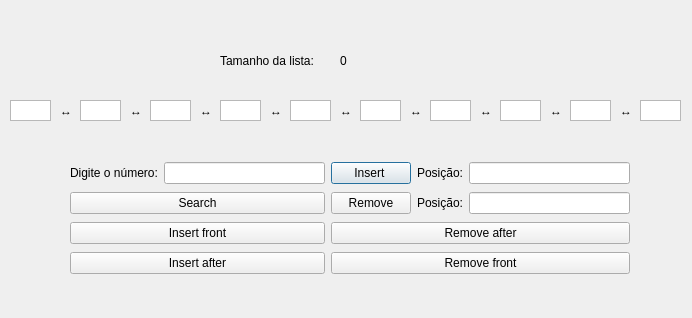
<?xml version="1.0" encoding="UTF-8"?>
<ui version="4.0">
 <class>windowlista</class>
 <widget class="QDialog" name="windowlista">
  <property name="geometry">
   <rect>
    <x>0</x>
    <y>0</y>
    <width>692</width>
    <height>318</height>
   </rect>
  </property>
  <property name="windowTitle">
   <string>Lista Dubplamente Encadeada</string>
  </property>
  <widget class="QLabel" name="label_2">
   <property name="geometry">
    <rect>
     <x>220</x>
     <y>50</y>
     <width>121</width>
     <height>21</height>
    </rect>
   </property>
   <property name="text">
    <string>Tamanho da lista:</string>
   </property>
  </widget>
  <widget class="QLabel" name="retTamanho">
   <property name="geometry">
    <rect>
     <x>340</x>
     <y>50</y>
     <width>59</width>
     <height>21</height>
    </rect>
   </property>
   <property name="text">
    <string>0</string>
   </property>
  </widget>
  <widget class="QListWidget" name="no4">
   <property name="geometry">
    <rect>
     <x>220</x>
     <y>100</y>
     <width>41</width>
     <height>21</height>
    </rect>
   </property>
   <property name="movement">
    <enum>QListView::Static</enum>
   </property>
   <property name="flow">
    <enum>QListView::LeftToRight</enum>
   </property>
  </widget>
  <widget class="QListWidget" name="no5">
   <property name="geometry">
    <rect>
     <x>290</x>
     <y>100</y>
     <width>41</width>
     <height>21</height>
    </rect>
   </property>
   <property name="movement">
    <enum>QListView::Static</enum>
   </property>
   <property name="flow">
    <enum>QListView::LeftToRight</enum>
   </property>
  </widget>
  <widget class="QListWidget" name="no6">
   <property name="geometry">
    <rect>
     <x>360</x>
     <y>100</y>
     <width>41</width>
     <height>21</height>
    </rect>
   </property>
   <property name="movement">
    <enum>QListView::Static</enum>
   </property>
   <property name="flow">
    <enum>QListView::LeftToRight</enum>
   </property>
  </widget>
  <widget class="QListWidget" name="no7">
   <property name="geometry">
    <rect>
     <x>430</x>
     <y>100</y>
     <width>41</width>
     <height>21</height>
    </rect>
   </property>
   <property name="movement">
    <enum>QListView::Static</enum>
   </property>
   <property name="flow">
    <enum>QListView::LeftToRight</enum>
   </property>
  </widget>
  <widget class="QListWidget" name="no8">
   <property name="geometry">
    <rect>
     <x>500</x>
     <y>100</y>
     <width>41</width>
     <height>21</height>
    </rect>
   </property>
   <property name="movement">
    <enum>QListView::Static</enum>
   </property>
   <property name="flow">
    <enum>QListView::LeftToRight</enum>
   </property>
  </widget>
  <widget class="QListWidget" name="no1">
   <property name="geometry">
    <rect>
     <x>10</x>
     <y>100</y>
     <width>41</width>
     <height>21</height>
    </rect>
   </property>
   <property name="movement">
    <enum>QListView::Static</enum>
   </property>
   <property name="flow">
    <enum>QListView::LeftToRight</enum>
   </property>
  </widget>
  <widget class="QLabel" name="label_7">
   <property name="geometry">
    <rect>
     <x>60</x>
     <y>100</y>
     <width>16</width>
     <height>21</height>
    </rect>
   </property>
   <property name="text">
    <string>↔</string>
   </property>
  </widget>
  <widget class="QListWidget" name="no2">
   <property name="geometry">
    <rect>
     <x>80</x>
     <y>100</y>
     <width>41</width>
     <height>21</height>
    </rect>
   </property>
   <property name="movement">
    <enum>QListView::Static</enum>
   </property>
   <property name="flow">
    <enum>QListView::LeftToRight</enum>
   </property>
  </widget>
  <widget class="QListWidget" name="no3">
   <property name="geometry">
    <rect>
     <x>150</x>
     <y>100</y>
     <width>41</width>
     <height>21</height>
    </rect>
   </property>
   <property name="movement">
    <enum>QListView::Static</enum>
   </property>
   <property name="flow">
    <enum>QListView::LeftToRight</enum>
   </property>
  </widget>
  <widget class="QLabel" name="label_9">
   <property name="geometry">
    <rect>
     <x>130</x>
     <y>100</y>
     <width>16</width>
     <height>21</height>
    </rect>
   </property>
   <property name="text">
    <string>↔</string>
   </property>
  </widget>
  <widget class="QLabel" name="label_8">
   <property name="geometry">
    <rect>
     <x>340</x>
     <y>100</y>
     <width>16</width>
     <height>21</height>
    </rect>
   </property>
   <property name="text">
    <string>↔</string>
   </property>
  </widget>
  <widget class="QLabel" name="label_10">
   <property name="geometry">
    <rect>
     <x>200</x>
     <y>100</y>
     <width>16</width>
     <height>21</height>
    </rect>
   </property>
   <property name="text">
    <string>↔</string>
   </property>
  </widget>
  <widget class="QLabel" name="label_11">
   <property name="geometry">
    <rect>
     <x>270</x>
     <y>100</y>
     <width>16</width>
     <height>21</height>
    </rect>
   </property>
   <property name="text">
    <string>↔</string>
   </property>
  </widget>
  <widget class="QLabel" name="label_12">
   <property name="geometry">
    <rect>
     <x>410</x>
     <y>100</y>
     <width>16</width>
     <height>21</height>
    </rect>
   </property>
   <property name="text">
    <string>↔</string>
   </property>
  </widget>
  <widget class="QLabel" name="label_13">
   <property name="geometry">
    <rect>
     <x>480</x>
     <y>100</y>
     <width>16</width>
     <height>21</height>
    </rect>
   </property>
   <property name="text">
    <string>↔</string>
   </property>
  </widget>
  <widget class="QLabel" name="label_14">
   <property name="geometry">
    <rect>
     <x>550</x>
     <y>100</y>
     <width>16</width>
     <height>21</height>
    </rect>
   </property>
   <property name="text">
    <string>↔</string>
   </property>
  </widget>
  <widget class="QListWidget" name="no9">
   <property name="geometry">
    <rect>
     <x>570</x>
     <y>100</y>
     <width>41</width>
     <height>21</height>
    </rect>
   </property>
   <property name="movement">
    <enum>QListView::Static</enum>
   </property>
   <property name="flow">
    <enum>QListView::LeftToRight</enum>
   </property>
  </widget>
  <widget class="QLabel" name="label_15">
   <property name="geometry">
    <rect>
     <x>620</x>
     <y>100</y>
     <width>16</width>
     <height>21</height>
    </rect>
   </property>
   <property name="text">
    <string>↔</string>
   </property>
  </widget>
  <widget class="QListWidget" name="no10">
   <property name="geometry">
    <rect>
     <x>640</x>
     <y>100</y>
     <width>41</width>
     <height>21</height>
    </rect>
   </property>
   <property name="movement">
    <enum>QListView::Static</enum>
   </property>
   <property name="flow">
    <enum>QListView::LeftToRight</enum>
   </property>
  </widget>
  <widget class="QWidget" name="layoutWidget">
   <property name="geometry">
    <rect>
     <x>70</x>
     <y>160</y>
     <width>560</width>
     <height>120</height>
    </rect>
   </property>
   <layout class="QGridLayout" name="gridLayout">
    <item row="0" column="0">
     <widget class="QLabel" name="label_3">
      <property name="text">
       <string>Digite o número:</string>
      </property>
     </widget>
    </item>
    <item row="0" column="1">
     <widget class="QLineEdit" name="entrada"/>
    </item>
    <item row="0" column="2">
     <widget class="QPushButton" name="insertN">
      <property name="text">
       <string>Insert </string>
      </property>
     </widget>
    </item>
    <item row="0" column="3">
     <widget class="QLabel" name="label">
      <property name="text">
       <string>Posição:</string>
      </property>
     </widget>
    </item>
    <item row="0" column="4">
     <widget class="QLineEdit" name="positionInsert"/>
    </item>
    <item row="1" column="0" colspan="2">
     <widget class="QPushButton" name="pushButton_2">
      <property name="text">
       <string>Search</string>
      </property>
     </widget>
    </item>
    <item row="1" column="2">
     <widget class="QPushButton" name="removeN">
      <property name="text">
       <string>Remove</string>
      </property>
     </widget>
    </item>
    <item row="1" column="3">
     <widget class="QLabel" name="label_4">
      <property name="text">
       <string>Posição:</string>
      </property>
     </widget>
    </item>
    <item row="1" column="4">
     <widget class="QLineEdit" name="positionRemove"/>
    </item>
    <item row="2" column="0" colspan="2">
     <widget class="QPushButton" name="InsertFront">
      <property name="text">
       <string>Insert front</string>
      </property>
     </widget>
    </item>
    <item row="2" column="2" colspan="3">
     <widget class="QPushButton" name="removeAfter">
      <property name="text">
       <string>Remove after</string>
      </property>
     </widget>
    </item>
    <item row="3" column="0" colspan="2">
     <widget class="QPushButton" name="insertAfter">
      <property name="text">
       <string>Insert after</string>
      </property>
     </widget>
    </item>
    <item row="3" column="2" colspan="3">
     <widget class="QPushButton" name="removeFront">
      <property name="text">
       <string>Remove front</string>
      </property>
     </widget>
    </item>
   </layout>
  </widget>
  <zorder>layoutWidget</zorder>
  <zorder>no3</zorder>
  <zorder>label_2</zorder>
  <zorder>retTamanho</zorder>
  <zorder>no4</zorder>
  <zorder>no5</zorder>
  <zorder>no6</zorder>
  <zorder>no7</zorder>
  <zorder>no8</zorder>
  <zorder>no1</zorder>
  <zorder>label_7</zorder>
  <zorder>no2</zorder>
  <zorder>label_9</zorder>
  <zorder>label_8</zorder>
  <zorder>label_10</zorder>
  <zorder>label_11</zorder>
  <zorder>label_12</zorder>
  <zorder>label_13</zorder>
  <zorder>label_14</zorder>
  <zorder>no9</zorder>
  <zorder>label_15</zorder>
  <zorder>no10</zorder>
 </widget>
 <resources/>
 <connections/>
</ui>
